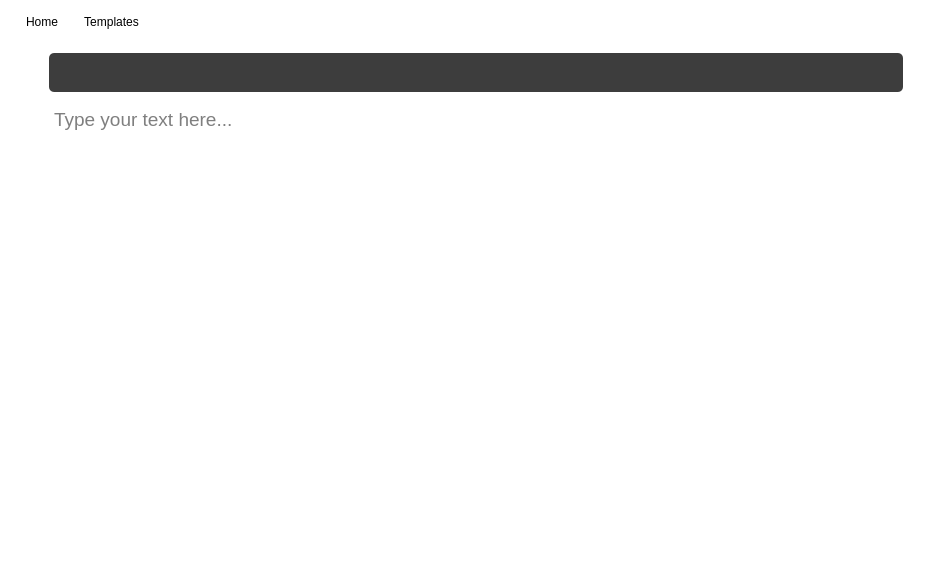
<?xml version="1.0" encoding="UTF-8"?>
<ui version="4.0">
 <class>SoftNote</class>
 <widget class="QMainWindow" name="SoftNote">
  <property name="geometry">
   <rect>
    <x>0</x>
    <y>0</y>
    <width>952</width>
    <height>574</height>
   </rect>
  </property>
  <property name="font">
   <font>
    <bold>true</bold>
   </font>
  </property>
  <property name="windowTitle">
   <string>SoftNote</string>
  </property>
  <property name="windowIcon">
   <iconset resource="Resources.qrc">
    <normaloff>:/newpng/penIcon.png</normaloff>:/newpng/penIcon.png</iconset>
  </property>
  <property name="styleSheet">
   <string notr="true">margin-top:5px;
padding-left:40px;
padding-right:40px;
padding-bottom:0px;
margin-bottom:0px;
background-color:white;


</string>
  </property>
  <property name="iconSize">
   <size>
    <width>50</width>
    <height>50</height>
   </size>
  </property>
  <widget class="QWidget" name="centralwidget">
   <layout class="QVBoxLayout" name="verticalLayout_2">
    <item>
     <widget class="QGroupBox" name="groupBox">
      <property name="enabled">
       <bool>true</bool>
      </property>
      <property name="styleSheet">
       <string notr="true">background-color:rgba(61, 61, 61, 1);
border-radius:5px;
padding:0px;
margin-left:40px;
margin-right:40px;
margin-top:0px;</string>
      </property>
      <property name="title">
       <string/>
      </property>
      <layout class="QHBoxLayout" name="horizontalLayout">
       <item>
        <widget class="QPushButton" name="newButton">
         <property name="toolTip">
          <string extracomment="New">New</string>
         </property>
         <property name="styleSheet">
          <string notr="true">color:white;</string>
         </property>
         <property name="text">
          <string/>
         </property>
         <property name="icon">
          <iconset resource="Resources.qrc">
           <normaloff>:/newpng/newIcon.png</normaloff>:/newpng/newIcon.png</iconset>
         </property>
         <property name="iconSize">
          <size>
           <width>30</width>
           <height>30</height>
          </size>
         </property>
        </widget>
       </item>
       <item>
        <widget class="QPushButton" name="colorButton">
         <property name="toolTip">
          <string extracomment="Color">Color</string>
         </property>
         <property name="styleSheet">
          <string notr="true">color:white;</string>
         </property>
         <property name="text">
          <string/>
         </property>
         <property name="icon">
          <iconset resource="Resources.qrc">
           <normaloff>:/newpng/colorIcon.png</normaloff>:/newpng/colorIcon.png</iconset>
         </property>
         <property name="iconSize">
          <size>
           <width>30</width>
           <height>30</height>
          </size>
         </property>
        </widget>
       </item>
       <item>
        <widget class="QPushButton" name="highlighterButton">
         <property name="toolTip">
          <string extracomment="HighLighter">HighLighter</string>
         </property>
         <property name="styleSheet">
          <string notr="true">color:white;</string>
         </property>
         <property name="text">
          <string/>
         </property>
         <property name="icon">
          <iconset resource="Resources.qrc">
           <normaloff>:/newpng/highlighter.png</normaloff>:/newpng/highlighter.png</iconset>
         </property>
         <property name="iconSize">
          <size>
           <width>30</width>
           <height>30</height>
          </size>
         </property>
        </widget>
       </item>
       <item>
        <widget class="QPushButton" name="flashCard">
         <property name="toolTip">
          <string extracomment="Flash Card">Flash Card</string>
         </property>
         <property name="toolTipDuration">
          <number>-1</number>
         </property>
         <property name="statusTip">
          <string extracomment="Flash Card"/>
         </property>
         <property name="whatsThis">
          <string extracomment="Flash Card"/>
         </property>
         <property name="styleSheet">
          <string notr="true">color:white;</string>
         </property>
         <property name="text">
          <string/>
         </property>
         <property name="icon">
          <iconset resource="Resources.qrc">
           <normaloff>:/newpng/flashCard.png</normaloff>:/newpng/flashCard.png</iconset>
         </property>
         <property name="iconSize">
          <size>
           <width>30</width>
           <height>30</height>
          </size>
         </property>
         <property name="shortcut">
          <string extracomment="Flash Card"/>
         </property>
         <property name="checkable">
          <bool>false</bool>
         </property>
        </widget>
       </item>
       <item>
        <widget class="QPushButton" name="pomodoro">
         <property name="toolTip">
          <string extracomment="Pomodoro">Pomodoro</string>
         </property>
         <property name="statusTip">
          <string extracomment="Pomodoro">Pomodoro</string>
         </property>
         <property name="styleSheet">
          <string notr="true">color:white;

</string>
         </property>
         <property name="text">
          <string/>
         </property>
         <property name="icon">
          <iconset resource="Resources.qrc">
           <normaloff>:/newpng/pomodoro.png</normaloff>:/newpng/pomodoro.png</iconset>
         </property>
         <property name="iconSize">
          <size>
           <width>30</width>
           <height>30</height>
          </size>
         </property>
        </widget>
       </item>
       <item>
        <widget class="QPushButton" name="pushButton">
         <property name="toolTip">
          <string>Study Session</string>
         </property>
         <property name="styleSheet">
          <string notr="true">color:white;</string>
         </property>
         <property name="text">
          <string/>
         </property>
         <property name="icon">
          <iconset resource="Resources.qrc">
           <normaloff>:/newpng/studybook.png</normaloff>:/newpng/studybook.png</iconset>
         </property>
         <property name="iconSize">
          <size>
           <width>30</width>
           <height>31</height>
          </size>
         </property>
        </widget>
       </item>
       <item>
        <widget class="QPushButton" name="todo">
         <property name="toolTip">
          <string extracomment="Todo">Todo</string>
         </property>
         <property name="styleSheet">
          <string notr="true">color:white;</string>
         </property>
         <property name="text">
          <string/>
         </property>
         <property name="icon">
          <iconset resource="Resources.qrc">
           <normaloff>:/newpng/todo.png</normaloff>:/newpng/todo.png</iconset>
         </property>
         <property name="iconSize">
          <size>
           <width>30</width>
           <height>30</height>
          </size>
         </property>
        </widget>
       </item>
      </layout>
     </widget>
    </item>
    <item>
     <widget class="QTextEdit" name="textEdit">
      <property name="font">
       <font>
        <family>Segoe UI</family>
        <pointsize>14</pointsize>
        <italic>false</italic>
        <bold>false</bold>
       </font>
      </property>
      <property name="styleSheet">
       <string notr="true">border-radius:5px;
border:1px solid transparent;
font: 14pt &quot;Segoe UI&quot;;

padding-bottom:0px;
margin-bottom:0px;
background-color:white;



</string>
      </property>
      <property name="autoFormatting">
       <set>QTextEdit::AutoBulletList</set>
      </property>
      <property name="tabChangesFocus">
       <bool>true</bool>
      </property>
      <property name="html">
       <string>&lt;!DOCTYPE HTML PUBLIC &quot;-//W3C//DTD HTML 4.0//EN&quot; &quot;http://www.w3.org/TR/REC-html40/strict.dtd&quot;&gt;
&lt;html&gt;&lt;head&gt;&lt;meta name=&quot;qrichtext&quot; content=&quot;1&quot; /&gt;&lt;meta charset=&quot;utf-8&quot; /&gt;&lt;style type=&quot;text/css&quot;&gt;
p, li { white-space: pre-wrap; }
hr { height: 1px; border-width: 0; }
li.unchecked::marker { content: &quot;\2610&quot;; }
li.checked::marker { content: &quot;\2612&quot;; }
&lt;/style&gt;&lt;/head&gt;&lt;body style=&quot; font-family:'Segoe UI'; font-size:14pt; font-weight:400; font-style:normal;&quot;&gt;
&lt;p style=&quot;-qt-paragraph-type:empty; margin-top:0px; margin-bottom:0px; margin-left:0px; margin-right:0px; -qt-block-indent:0; text-indent:0px;&quot;&gt;&lt;br /&gt;&lt;/p&gt;&lt;/body&gt;&lt;/html&gt;</string>
      </property>
      <property name="cursorWidth">
       <number>1</number>
      </property>
      <property name="textInteractionFlags">
       <set>Qt::LinksAccessibleByKeyboard|Qt::LinksAccessibleByMouse|Qt::TextBrowserInteraction|Qt::TextEditable|Qt::TextEditorInteraction|Qt::TextSelectableByKeyboard|Qt::TextSelectableByMouse</set>
      </property>
      <property name="placeholderText">
       <string>Type your text here...</string>
      </property>
     </widget>
    </item>
   </layout>
  </widget>
  <widget class="QStatusBar" name="statusbar"/>
  <widget class="QMenuBar" name="menuBar">
   <property name="geometry">
    <rect>
     <x>0</x>
     <y>0</y>
     <width>952</width>
     <height>46</height>
    </rect>
   </property>
   <property name="sizePolicy">
    <sizepolicy hsizetype="MinimumExpanding" vsizetype="Minimum">
     <horstretch>0</horstretch>
     <verstretch>0</verstretch>
    </sizepolicy>
   </property>
   <property name="minimumSize">
    <size>
     <width>0</width>
     <height>20</height>
    </size>
   </property>
   <property name="sizeIncrement">
    <size>
     <width>0</width>
     <height>0</height>
    </size>
   </property>
   <property name="baseSize">
    <size>
     <width>0</width>
     <height>0</height>
    </size>
   </property>
   <property name="styleSheet">
    <string notr="true">QMenuBar{
margin:0px;
padding:10px;
background-color:transparent;
}

QMenuBar::item{

padding:5px 10px;
background-color:transparent;
}

QMenu {

color:white;
background-color:rgb(61, 61, 61);

}

</string>
   </property>
   <widget class="QMenu" name="menuHome">
    <property name="minimumSize">
     <size>
      <width>0</width>
      <height>50</height>
     </size>
    </property>
    <property name="font">
     <font>
      <pointsize>10</pointsize>
     </font>
    </property>
    <property name="styleSheet">
     <string notr="true"/>
    </property>
    <property name="title">
     <string>Home</string>
    </property>
    <property name="icon">
     <iconset resource="Resources.qrc">
      <normaloff>:/newpng/Home.png</normaloff>:/newpng/Home.png</iconset>
    </property>
    <addaction name="actionNew"/>
    <addaction name="actionOpen"/>
    <addaction name="separator"/>
    <addaction name="actionFonts"/>
    <addaction name="separator"/>
    <addaction name="actionCut"/>
    <addaction name="actionCopy"/>
    <addaction name="actionPaste"/>
    <addaction name="separator"/>
    <addaction name="actionSave"/>
    <addaction name="actionSave_as"/>
    <addaction name="separator"/>
    <addaction name="actionUndo"/>
    <addaction name="actionRedo"/>
    <addaction name="separator"/>
    <addaction name="actionPrint"/>
    <addaction name="actionAbout"/>
   </widget>
   <widget class="QMenu" name="menuTemplates">
    <property name="geometry">
     <rect>
      <x>397</x>
      <y>116</y>
      <width>222</width>
      <height>100</height>
     </rect>
    </property>
    <property name="minimumSize">
     <size>
      <width>0</width>
      <height>0</height>
     </size>
    </property>
    <property name="baseSize">
     <size>
      <width>0</width>
      <height>0</height>
     </size>
    </property>
    <property name="font">
     <font>
      <pointsize>10</pointsize>
     </font>
    </property>
    <property name="toolTip">
     <string extracomment="Templates">Templates</string>
    </property>
    <property name="styleSheet">
     <string notr="true">color:white;</string>
    </property>
    <property name="title">
     <string>Templates</string>
    </property>
    <property name="icon">
     <iconset resource="Resources.qrc">
      <normaloff>:/newpng/templates.png</normaloff>:/newpng/templates.png</iconset>
    </property>
    <addaction name="actionEmail"/>
    <addaction name="actionLetters"/>
   </widget>
   <addaction name="menuHome"/>
   <addaction name="menuTemplates"/>
  </widget>
  <action name="actionNew">
   <property name="icon">
    <iconset resource="Resources.qrc">
     <normaloff>:/newpng/newIcon.png</normaloff>:/newpng/newIcon.png</iconset>
   </property>
   <property name="text">
    <string>New</string>
   </property>
   <property name="shortcut">
    <string>Ctrl+Shift+N</string>
   </property>
  </action>
  <action name="actionOpen">
   <property name="icon">
    <iconset resource="Resources.qrc">
     <normaloff>:/newpng/open.png</normaloff>:/newpng/open.png</iconset>
   </property>
   <property name="text">
    <string>Open</string>
   </property>
   <property name="shortcut">
    <string>Ctrl+O</string>
   </property>
  </action>
  <action name="actionSave">
   <property name="text">
    <string>Save</string>
   </property>
   <property name="shortcut">
    <string>Ctrl+S</string>
   </property>
  </action>
  <action name="actionSave_as">
   <property name="icon">
    <iconset resource="Resources.qrc">
     <normaloff>:/newpng/saveas.png</normaloff>:/newpng/saveas.png</iconset>
   </property>
   <property name="text">
    <string>Save as</string>
   </property>
   <property name="shortcut">
    <string>Ctrl+Shift+S</string>
   </property>
  </action>
  <action name="actionPrint">
   <property name="text">
    <string>Print</string>
   </property>
   <property name="shortcut">
    <string>Ctrl+P</string>
   </property>
  </action>
  <action name="actionAbout">
   <property name="icon">
    <iconset resource="Resources.qrc">
     <normaloff>:/newpng/about.png</normaloff>:/newpng/about.png</iconset>
   </property>
   <property name="text">
    <string>About</string>
   </property>
   <property name="shortcut">
    <string>Ctrl+I</string>
   </property>
  </action>
  <action name="actionCut">
   <property name="text">
    <string>Cut</string>
   </property>
   <property name="shortcut">
    <string>Ctrl+X</string>
   </property>
  </action>
  <action name="actionEmail">
   <property name="icon">
    <iconset resource="Resources.qrc">
     <normaloff>:/newpng/email.png</normaloff>:/newpng/email.png</iconset>
   </property>
   <property name="text">
    <string>Email</string>
   </property>
   <property name="shortcut">
    <string>Alt+E</string>
   </property>
  </action>
  <action name="actionLetters">
   <property name="text">
    <string>Letters</string>
   </property>
   <property name="shortcut">
    <string>Alt+L</string>
   </property>
  </action>
  <action name="actionCopy">
   <property name="icon">
    <iconset resource="Resources.qrc">
     <normaloff>:/newpng/copyIcon.png</normaloff>:/newpng/copyIcon.png</iconset>
   </property>
   <property name="text">
    <string>Copy</string>
   </property>
   <property name="shortcut">
    <string>Ctrl+C</string>
   </property>
  </action>
  <action name="actionPaste">
   <property name="icon">
    <iconset resource="Resources.qrc">
     <normaloff>:/newpng/pasteIcon.png</normaloff>:/newpng/pasteIcon.png</iconset>
   </property>
   <property name="text">
    <string>Paste</string>
   </property>
   <property name="shortcut">
    <string>Ctrl+V</string>
   </property>
  </action>
  <action name="actionRedo">
   <property name="icon">
    <iconset resource="Resources.qrc">
     <normaloff>:/newpng/redoIcon.png</normaloff>:/newpng/redoIcon.png</iconset>
   </property>
   <property name="text">
    <string>Redo</string>
   </property>
   <property name="shortcut">
    <string>Ctrl+R</string>
   </property>
  </action>
  <action name="actionUndo">
   <property name="icon">
    <iconset resource="Resources.qrc">
     <normaloff>:/newpng/undoIcon.png</normaloff>:/newpng/undoIcon.png</iconset>
   </property>
   <property name="text">
    <string>Undo</string>
   </property>
   <property name="shortcut">
    <string>Ctrl+U</string>
   </property>
  </action>
  <action name="actionFonts">
   <property name="text">
    <string>Fonts</string>
   </property>
  </action>
 </widget>
 <resources>
  <include location="Resources.qrc"/>
 </resources>
 <connections/>
</ui>
